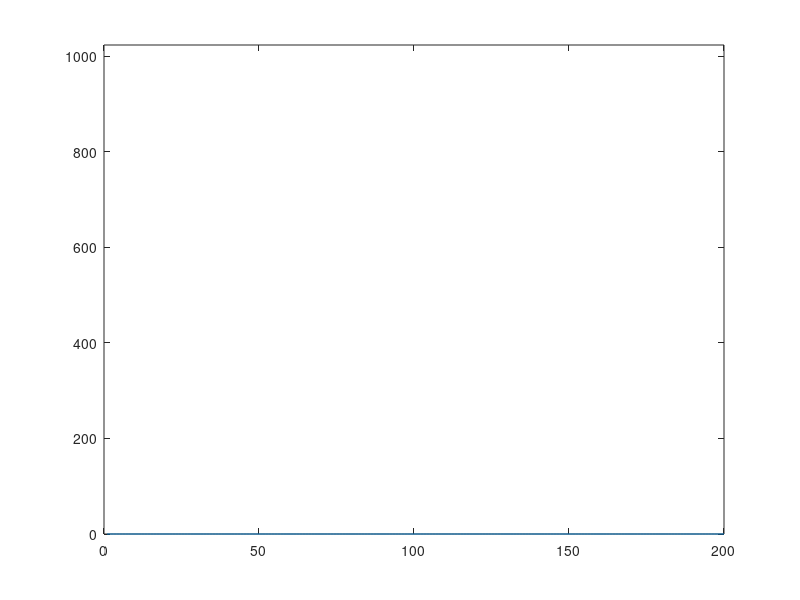
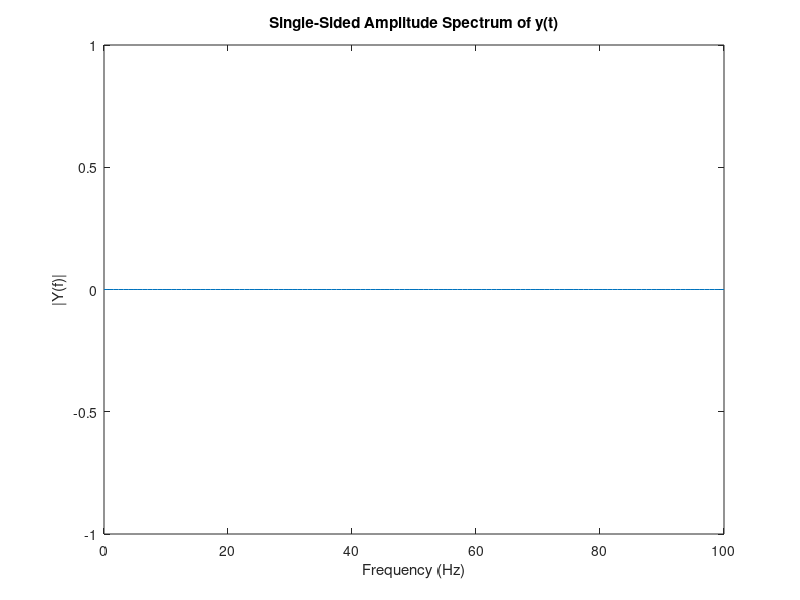

These charts were generated, in order, by the following MATLAB code: (Note: this script raises an error after producing the figures.)
% settings
SerialPort='com7'; % serial port
N=200;
Fs=200;

m=zeros(1,N);

% initialize
figure(1)
hLine = plot(m);
ylim([0 1024]);
set(hLine,'YData',m);

figure(2)
L=length(m);
NFFT = 2^nextpow2(L); % Next power of 2 from length of y
Y = fft(m,NFFT)/L;
f = Fs/2*linspace(0,1,NFFT/2+1);

% Plot single-sided amplitude spectrum.
plot(f,2*abs(Y(1:NFFT/2+1))) 
title('Single-Sided Amplitude Spectrum of y(t)')
xlabel('Frequency (Hz)')
ylabel('|Y(f)|')

KeepRunning = 1;
while KeepRunning
    s = serial(SerialPort);
    set(s,'BaudRate',57600);
    fopen(s);

    for i = 1:N
        datum = fscanf(s, '%s');
        fprintf('%s\n', datum);

        if (length(datum) > 0)
            m(i) = str2num(datum);
        else
            m(i) = 0;
        end
    end

    % Clean up the serial port
    fclose(s);
    delete(s);
    clear s;

    % Filter m with 60 Hz notch
    Wo = 60/(Fs/2);  BW = Wo/35;
    [b,a] = iirnotch(Wo,BW);
    m = filter(b,a,m);

    % Remove DC offset
    mu = mean(m);
    m = m - mu;

    figure(1)
    hLine = plot(m);
    ylim([-512 512]);
    set(hLine,'YData',m);

    figure(2)
    L=length(m);
    NFFT = 2^nextpow2(L); % Next power of 2 from length of y
    Y = fft(m,NFFT)/L;
    f = Fs/2*linspace(0,1,NFFT/2+1);

    % Plot single-sided amplitude spectrum.
    plot(f,2*abs(Y(1:NFFT/2+1))) 
    title('Single-Sided Amplitude Spectrum of y(t)')
    xlabel('Frequency (Hz)')
    ylabel('|Y(f)|')
end